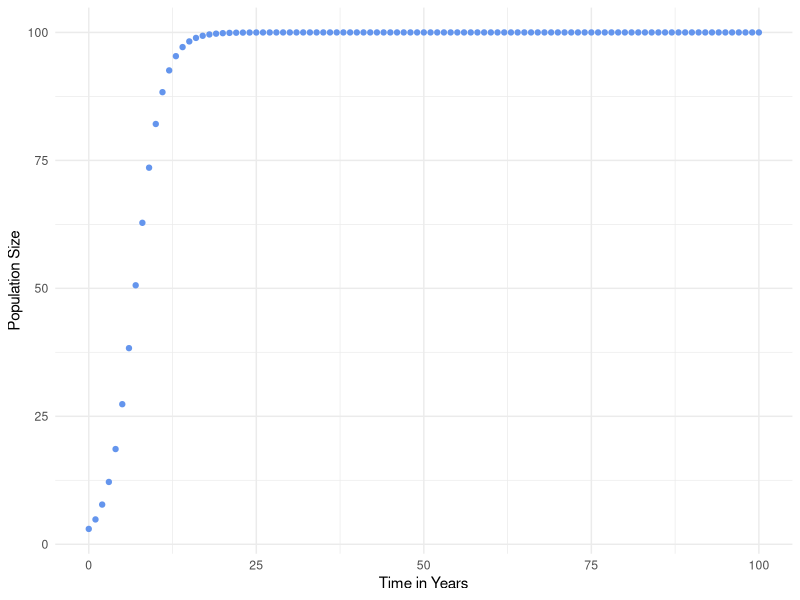

This chart was generated by the following R code:
## ---- chunk 1
####################
#Start of Function

log_growth_func <- function(N0 = 1, r = .1, K = 100, tf = 100, ts = 1) {
#####################
# FUNCTION: log_growth_func
# PURPOSE:Logistic growth model for population growth
# INPUTS: Initial population size (N0), growth rate(r), carrying capacity (K), end time (tf), timestep (ts)
# OUT: dataframe with population size and time

func_time <- seq(from = 0, to = tf, by = ts)
N_t <- (K/(1+((K-N0)/N0)*exp((-r)*func_time)))

my_df <- data.frame(x=func_time, y=N_t)

return(my_df)
}
#####################
#END

my_results <- log_growth_func(N0=3, r=0.5)

log_growth_func()
## ---- chunk 2

#########################
#START OF FUNCTION

my_plot <- function(df = my_results){

#########################
#FUNCTION: my_plot
#PUPOSE: Plot the population growth using the data frame from part 1
#INPUTS:my_results

  library(ggplot2) 
  my_results |>
      ggplot(aes(x=x, y=y))+
    geom_point(color="cornflowerblue")+
    labs(
      x = "Time in Years", 
      y = "Population Size") +
    
    theme_minimal()
#plug the aformentioned LogGrowth data frame into a graph.
#name the axes.
}
my_plot()
